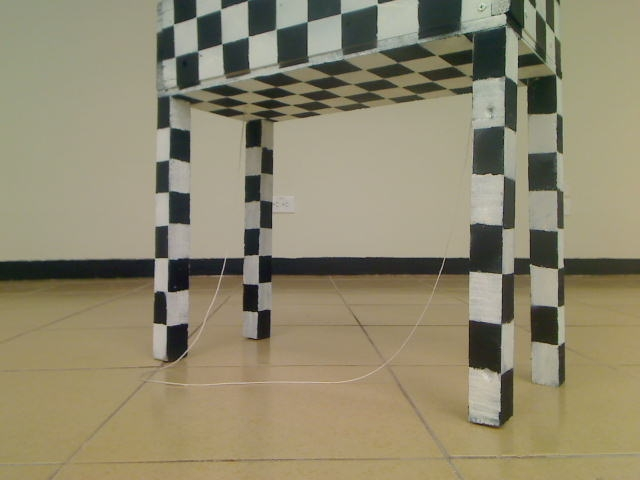
#> input picture image40.jpg, 640 x 480 px
$ python HoughTransform.py   (Python 2 division)   (older library calls are emulated)
#> lines starting #> are read from the running program, lines starting #| are printed output that depends on the picture; after the words box and inside, x2 and y2 are one past the last pixel; in counts of white or black regions, pixels touching at a corner belong together
import cv2
import numpy as np

tVal = 80

img = cv2.imread('image40.jpg')
#> img is the input picture: shape (480, 640, 3); mean B, G, R 110.4, 136.6, 143.6
gray = cv2.cvtColor(img,cv2.COLOR_BGR2GRAY)
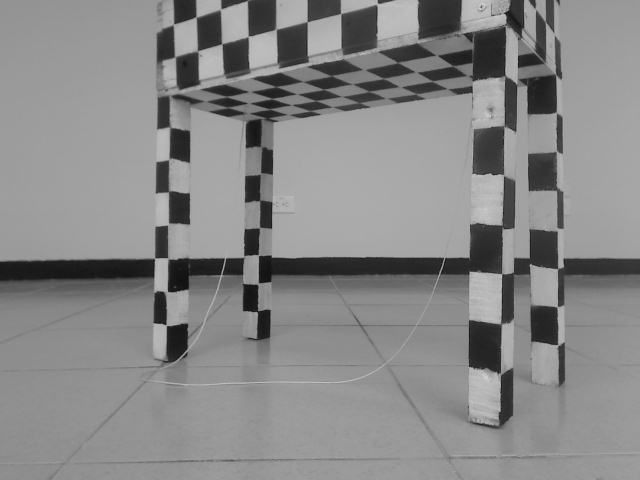
#> gray: shape (480, 640); min 10, max 215, mean 135.7
_, thres1 = cv2.threshold(gray,tVal,255,cv2.THRESH_BINARY_INV)
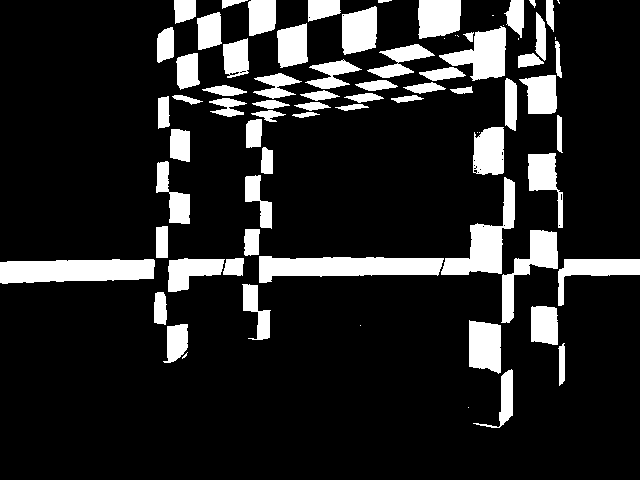
#> thres1: shape (480, 640); 14.8% white; 78 white regions (13 under 20 px), largest, box (x1, y1, x2, y2) and area: (259, 256, 444, 283) 3356, (0, 259, 155, 284) 3230, (441, 177, 515, 275) 2512
edges = cv2.Canny(thres1,200,200,apertureSize = 3)
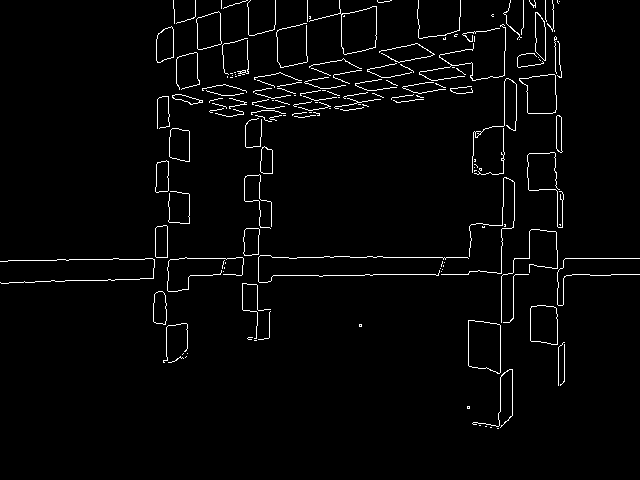
#> edges: shape (480, 640); 2.5% white in thin lines or dots, all inside (x1, y1, x2, y2) = (0, 0, 640, 429)
cv2.imshow('c',edges)
_, contours, hierarchy = cv2.findContours(edges, cv2.RETR_TREE,cv2.CHAIN_APPROX_SIMPLE)
#> contours = 189 contours, 157 with area under 20; largest, box (x1, y1, x2, y2) and area: (468, 320, 501, 374) 1502, (468, 320, 501, 374) 1500, (309, 0, 377, 55) 1403, (341, 6, 377, 55) 1399, (519, 74, 557, 114) 1106
img = cv2.drawContours(img, contours, -1, (0,255,0), 3)
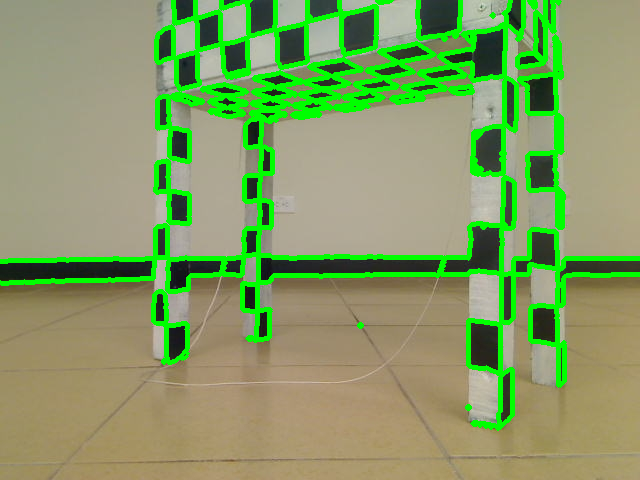
#> img: shape (480, 640, 3); 12.13% of pixels changed, all inside (x1, y1, x2, y2) = (0, 0, 640, 431)
for cnt in contours:
	area = cv2.contourArea(cnt)
	rect = cv2.minAreaRect(cnt)
	w = int(rect[1][0])
	h = int(rect[1][1])
	rect_area = w * h
	if(rect_area > 0): # sometimes this value is found
		extent = float(area / rect_area)
	 	if (extent >= 0.7 and area > 40):   # tolerance
			x,y,w,h = cv2.boundingRect(cnt)
			cv2.circle(img,(x,y), 3, (255,0,0), -1)
#> this loop made 189 passes
#> (area, rect, rect_area, extent, x, y) on passes 19, 20, 22, 23, 24, 25, 43, 44, 46, 47: (1502, ((484, 346.5), (53, 32), -90), 1612, 0.932, 468, 320), (1499.5, ((484, 346.5), (53, 32), -90), 1612, 0.93, 468, 320), (973, ((543.5, 324.5), (39, 27), -90), 1053, 0.924, 530, 305), (972, ((543.5, 324.5), (39, 27), -90), 1053, 0.923, 530, 305), (376, ((159.5, 307.5), (33, 13), -90), 429, 0.876, 153, 291), (375.5, ((159.5, 307.5), (33, 13), -90), 429, 0.875, 153, 291), (382.5, ((251, 241.5), (27, 16), -90), 432, 0.885, 243, 228), (381.5, ((251, 241.5), (27, 16), -90), 432, 0.883, 243, 228), (373.5, ((161, 241), (32, 12), -90), 384, 0.973, 155, 225), (373, ((161, 241), (32, 12), -90), 384, 0.971, 155, 225)
#> (area, rect_area, extent, x, y) on passes 62, 63, 66, 67, 69, 70: (284.5, 324, 0.878, 260, 146), (281.5, 324, 0.869, 260, 146), (594.5, 660, 0.901, 169, 128), (594, 660, 0.9, 169, 128), (177, 185, 0.957, 556, 115), (174.5, 185, 0.943, 556, 115)
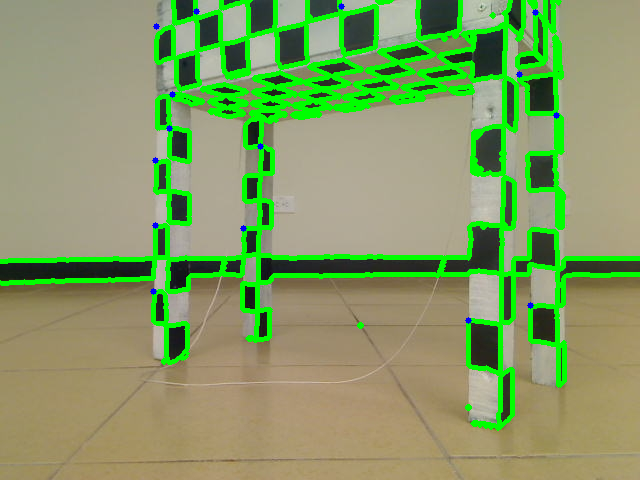
#> img: shape (480, 640, 3); 0.14% of pixels changed, all inside (x1, y1, x2, y2) = (150, 3, 560, 324)
cv2.imshow('i',img)
cv2.waitKey(0)
cv2.destroyAllWindows()

$ run again, with image1.jpg copied over image40.jpg
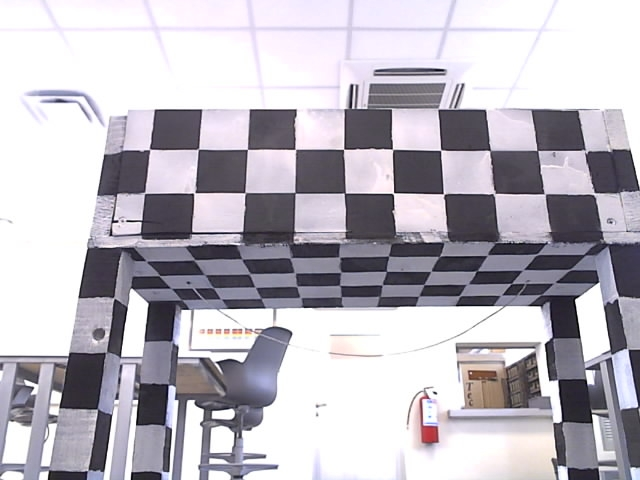
#> input picture image1.jpg, 640 x 480 px
#> img is the input picture: shape (480, 640, 3); mean B, G, R 191.6, 183.2, 187.2
#> `_, thres1 = cv2.threshold(gray,tVal,255,cv2.THRESH_BINARY_INV)`:
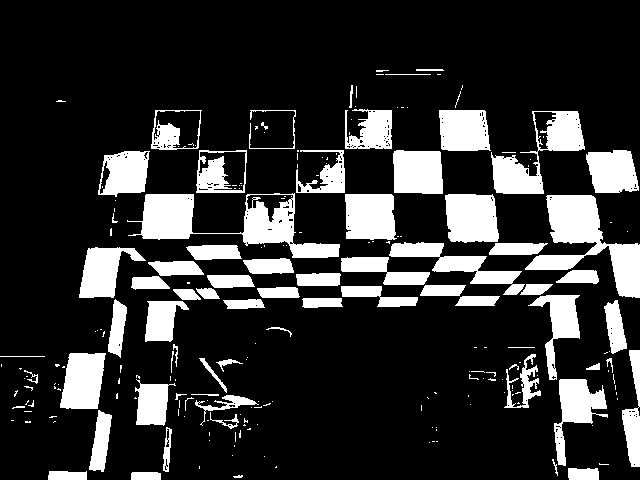
#> thres1: shape (480, 640); 18.7% white; 222 white regions (149 under 20 px), largest, box (x1, y1, x2, y2) and area: (127, 193, 340, 258) 4911, (525, 195, 640, 298) 4627, (491, 111, 585, 194) 2979
#> edges: shape (480, 640); 4.1% white in thin lines or dots, all inside (x1, y1, x2, y2) = (0, 68, 640, 480)
#> contours = 686 contours, 638 with area under 20; largest, box (x1, y1, x2, y2) and area: (444, 193, 499, 243) 2352, (444, 193, 499, 243) 2346, (392, 149, 443, 194) 2050, (392, 149, 443, 194) 2050, (78, 246, 146, 298) 1870
#> the loop `for cnt in contours:` made 686 passes
#> (area, rect_area, extent, x, y) on passes 96 to 97: (853, 960, 0.889, 88, 410), (850.5, 960, 0.886, 88, 410)
#> after the loop `for cnt in contours:`:
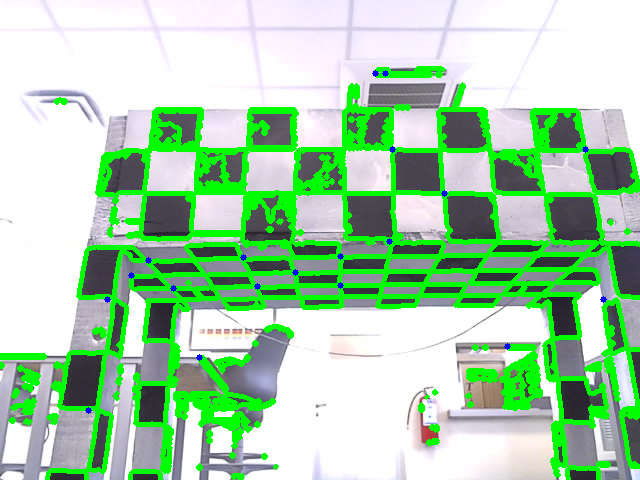
#> img: shape (480, 640, 3); mean B, G, R 170.6, 209.1, 167

$ run again, with image10.jpg copied over image40.jpg
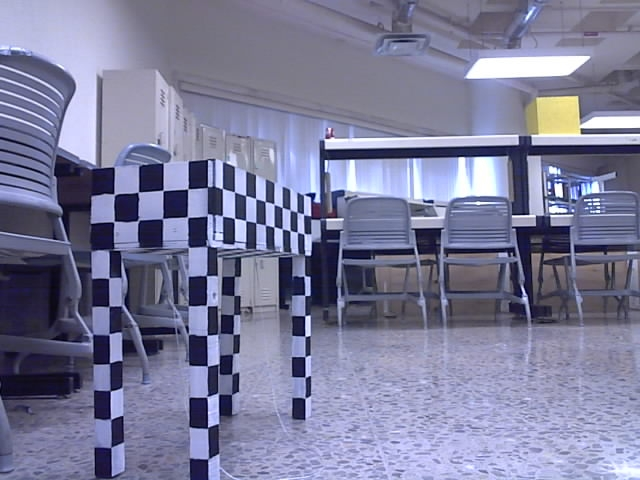
#> input picture image10.jpg, 640 x 480 px
#> img is the input picture: shape (480, 640, 3); mean B, G, R 154.3, 124.4, 123.5
#> `_, thres1 = cv2.threshold(gray,tVal,255,cv2.THRESH_BINARY_INV)`:
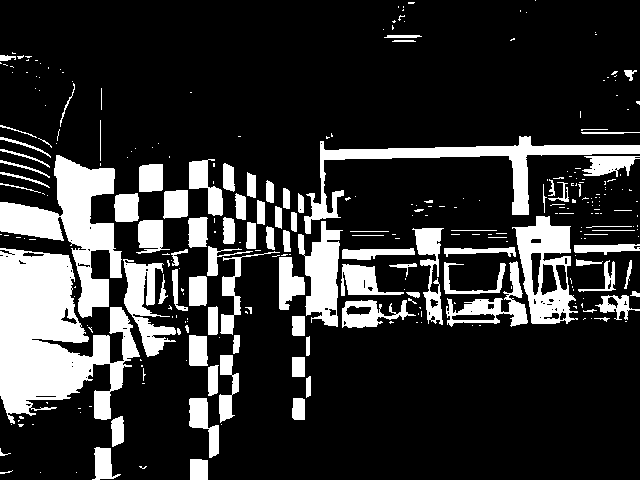
#> thres1: shape (480, 640); 19.7% white; 300 white regions (203 under 20 px), largest, box (x1, y1, x2, y2) and area: (0, 248, 140, 424) 13841, (0, 155, 122, 318) 7272, (304, 136, 640, 234) 5011
#> edges: shape (480, 640); 4.7% white in thin lines or dots
#> contours = 832 contours, 742 with area under 20; largest, box (x1, y1, x2, y2) and area: (188, 158, 223, 216) 922, (188, 159, 223, 216) 919, (135, 219, 170, 254) 706, (137, 219, 170, 251) 700, (163, 189, 188, 219) 651
#> the loop `for cnt in contours:` made 832 passes
#> (area, rect, rect_area, extent, x, y) on passes 27, 28, 49, 50: (325, ((116.5, 430.5), (31, 13), -90), 403, 0.806, 110, 415), (323, ((116.5, 430.5), (31, 13), -90), 403, 0.801, 110, 415), (266.5, ((297.5, 408), (22, 13), -90), 286, 0.932, 291, 397), (264.5, ((297.5, 408), (22, 13), -90), 286, 0.925, 291, 397)
#> after the loop `for cnt in contours:`:
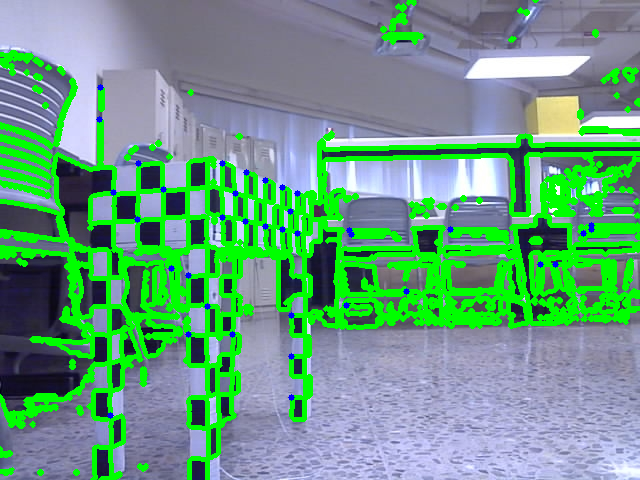
#> img: shape (480, 640, 3); mean B, G, R 129.5, 157.7, 104.6
